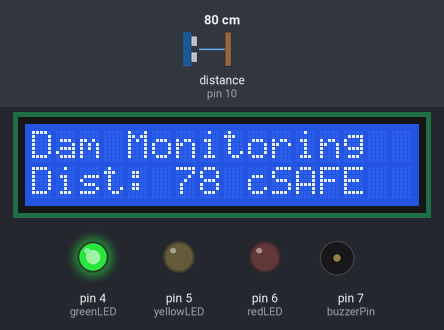
This sketch was run on a simulated Arduino Uno, built with avr-gcc and run on an emulated ATmega328P. On the bench: 16×2 character LCD, output pins drawn as LEDs (lit = HIGH), buzzer (waves = sounding). Wiring (inferred from the names in the program): ultrasonic range finder: trigger pin 9; echo pin 10. The inputs (shaded band) are chosen by the test bench; at power-on: distance to the obstacle (sensor on pin 10) 80 cm. The echo pulse lasts 58.3 µs per cm; pins used as bus, display or sensor lines are not drawn.

Above: at 1.2 s.
1.3 s: distance to the obstacle (sensor on pin 10) set to 24 cm
At 1.8 s:
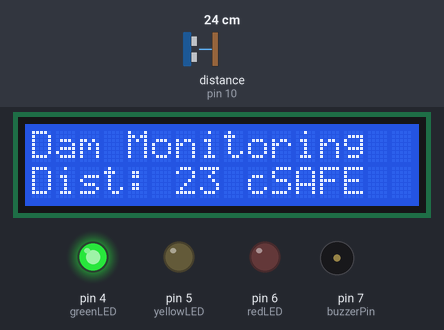
2.9 s: distance to the obstacle (sensor on pin 10) set to 19 cm
At 3.41 s:
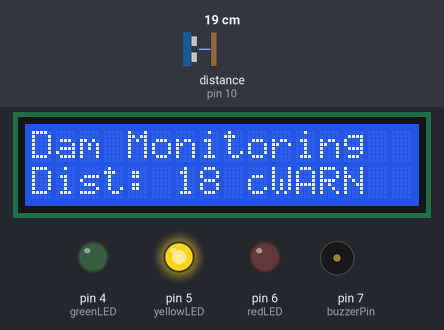
5.3 s: distance to the obstacle (sensor on pin 10) set to 2 cm
At 5.71 s:
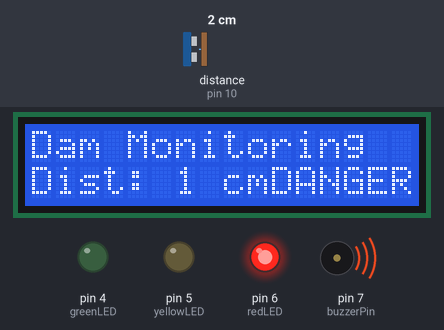
8.0 s: distance to the obstacle (sensor on pin 10) set to 120 cm
At 8.8 s:
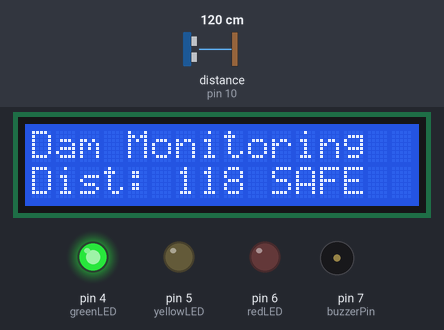
Timing chart, 0 to 10.6 s (numbered marks = the images above; inputs shaded):
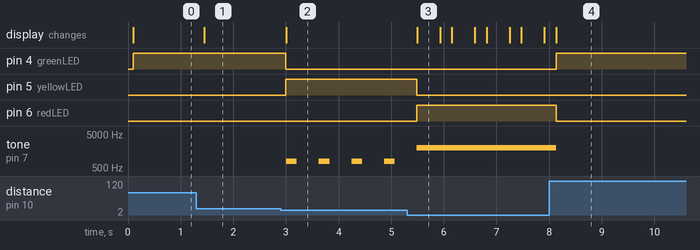

The sketch:

flood_control_system.ino
```cpp
#include <Wire.h>
#include <LiquidCrystal_I2C.h>

// I2C LCD
LiquidCrystal_I2C lcd(0x27, 16, 2);

// Pins
const int trigPin   = 9;
const int echoPin   = 10;
const int greenLED  = 4;
const int yellowLED = 5;
const int redLED    = 6;
const int buzzerPin = 7;

// Variables
long duration;
int distance;

// Warning timing
unsigned long warningStartTime = 0;
bool warningDone = false;

const unsigned long warningDuration = 3000; // 3 seconds

void setup() {
  pinMode(trigPin, OUTPUT);
  pinMode(echoPin, INPUT);

  pinMode(greenLED, OUTPUT);
  pinMode(yellowLED, OUTPUT);
  pinMode(redLED, OUTPUT);
  pinMode(buzzerPin, OUTPUT);

  noTone(buzzerPin);

  Serial.begin(9600);

  lcd.init();
  lcd.backlight();
  lcd.setCursor(0, 0);
  lcd.print("Dam Monitoring");
}

void loop() {

  // Ultrasonic trigger
  digitalWrite(trigPin, LOW);
  delayMicroseconds(2);
  digitalWrite(trigPin, HIGH);
  delayMicroseconds(10);
  digitalWrite(trigPin, LOW);

  duration = pulseIn(echoPin, HIGH, 30000);
  if (duration == 0) {
    noTone(buzzerPin);
    return;
  }

  distance = (duration * 0.034) / 2;

  lcd.setCursor(0, 1);
  lcd.print("Dist: ");
  lcd.print(distance);
  lcd.print(" cm   ");

  // ================= SAFE (>20 cm) =================
  if (distance > 20) {
    digitalWrite(greenLED, HIGH);
    digitalWrite(yellowLED, LOW);
    digitalWrite(redLED, LOW);

    noTone(buzzerPin);

    warningStartTime = 0;
    warningDone = false;

    lcd.setCursor(10, 1);
    lcd.print("SAFE  ");
  }

  // ================= WARNING (10–20 cm) =================
  else if (distance > 10) {
    digitalWrite(greenLED, LOW);
    digitalWrite(yellowLED, HIGH);
    digitalWrite(redLED, LOW);

    lcd.setCursor(10, 1);
    lcd.print("WARN  ");

    // Start warning beep once
    if (!warningDone) {
      if (warningStartTime == 0) {
        warningStartTime = millis();
      }

      // Slow warning beep
      tone(buzzerPin, 800);   // Warning sound
      delay(200);
      noTone(buzzerPin);
      delay(200);

      if (millis() - warningStartTime >= warningDuration) {
        noTone(buzzerPin);
        warningDone = true;
      }
    }
  }

  // ================= DANGER (≤10 cm) =================
  else {
    digitalWrite(greenLED, LOW);
    digitalWrite(yellowLED, LOW);
    digitalWrite(redLED, HIGH);

    // Continuous high-priority danger alarm
    tone(buzzerPin, 2000);   // Danger sound

    warningStartTime = 0;
    warningDone = false;

    lcd.setCursor(10, 1);
    lcd.print("DANGER");
  }

  delay(200);
}
```

Measured:
- the behaviour switches between 22 and 21 cm on distance to the obstacle (sensor on pin 10) (found by bisection; images 1 and 2)
- after the input at 1.3 s, the display: changes after 0.15 s (image 1)
- after the input at 2.9 s, pin 4 (greenLED): HIGH → LOW after 0.10 s; pin 5 (yellowLED): LOW → HIGH after 0.10 s; tone on pin 7 (buzzerPin): alternates 800 Hz for 0.20 s and silent for 0.42 s, starting after 0.11 s; the display: changes after 0.11 s (image 2)
- after the input at 5.3 s, pin 5 (yellowLED): HIGH → LOW after 0.19 s; pin 6 (redLED): LOW → HIGH after 0.19 s; the display: changes after 0.19 s (image 3)
- after the input at 8.0 s, pin 4 (greenLED): LOW → HIGH after 0.13 s; pin 6 (redLED): HIGH → LOW after 0.13 s; tone on pin 7 (buzzerPin): 2000 Hz → silent after 0.13 s; the display: changes after 0.14 s (image 4)
- what the display in image 3 shows lasts 0.4 s, from 5.5 s to 5.9 s
